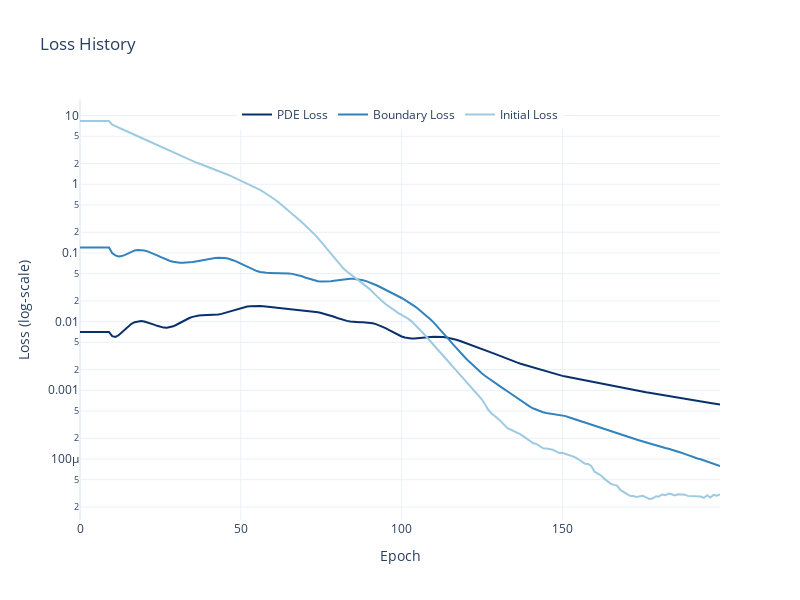

Notebook cell for this chart:
### Code cell
state = trainer.closure.get_state()
plot_loss(state, smooth=True, smooth_window=10)

### Figure 1 — Plotly figure (JSON) as saved in the notebook; plotly's stock layout.template omitted (floating-point values rounded to 4 significant figures; data arrays with more than 128 entries replaced by an {"elided": "..."} marker saying what was removed)
{"data": [{"line": {"color": "#08306B"}, "mode": "lines", "name": "PDE Loss", "type": "scatter", "x": {"elided": "200 int values"}, "y": {"elided": "200 float values"}}, {"line": {"color": "#3182BD"}, "mode": "lines", "name": "Boundary Loss", "type": "scatter", "x": {"elided": "200 int values"}, "y": {"elided": "200 float values"}}, {"line": {"color": "#9ECAE1"}, "mode": "lines", "name": "Initial Loss", "type": "scatter", "x": {"elided": "200 int values"}, "y": {"elided": "200 float values"}}], "layout": {"height": 600, "legend": {"orientation": "h", "x": 0.5, "xanchor": "center", "y": 1, "yanchor": "top"}, "title": {"text": "Loss History"}, "width": 800, "xaxis": {"title": {"text": "Epoch"}}, "yaxis": {"title": {"text": "Loss (log‑scale)"}, "type": "log"}}}
